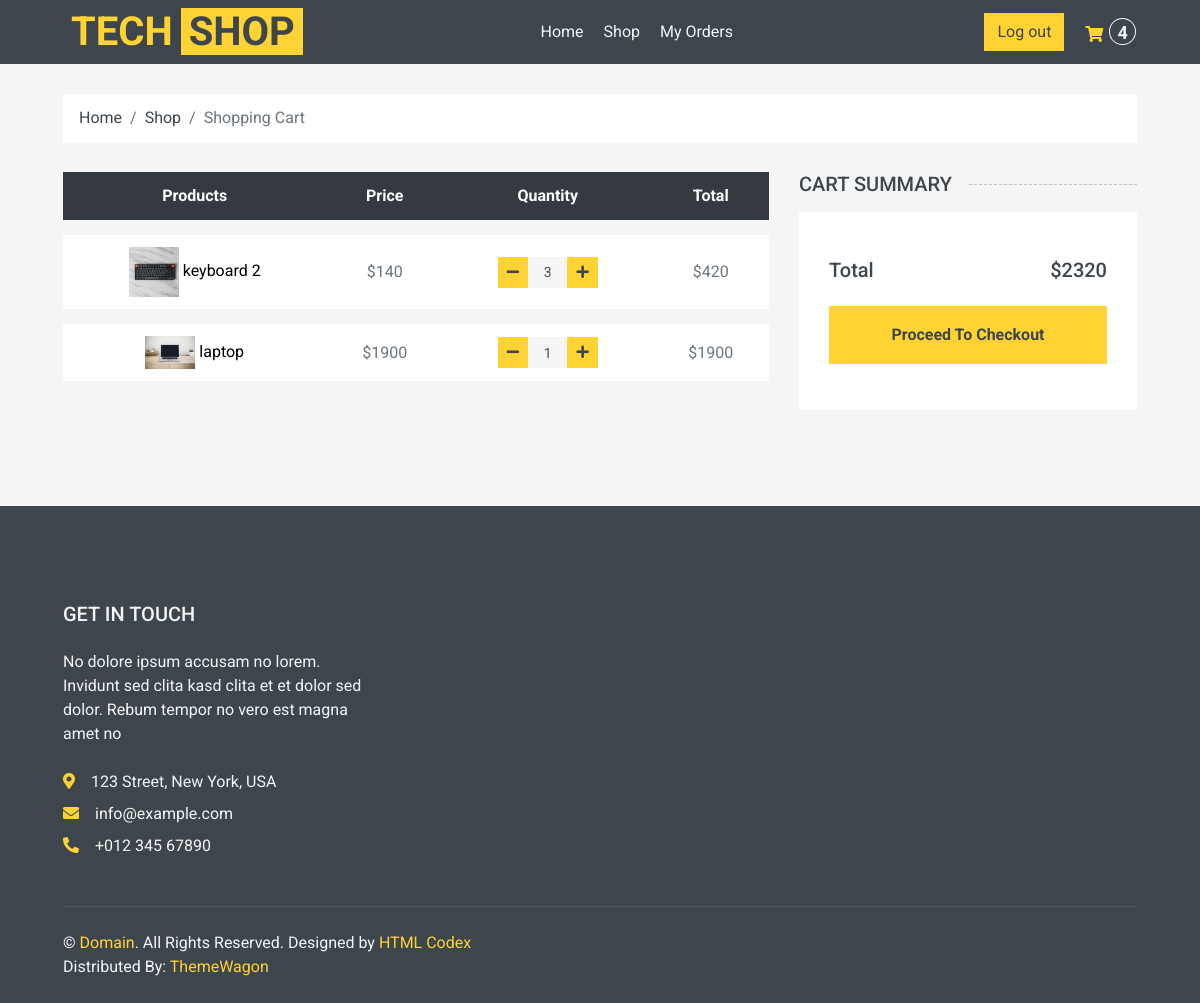
Page /cart (signed in) on the earlier database version.
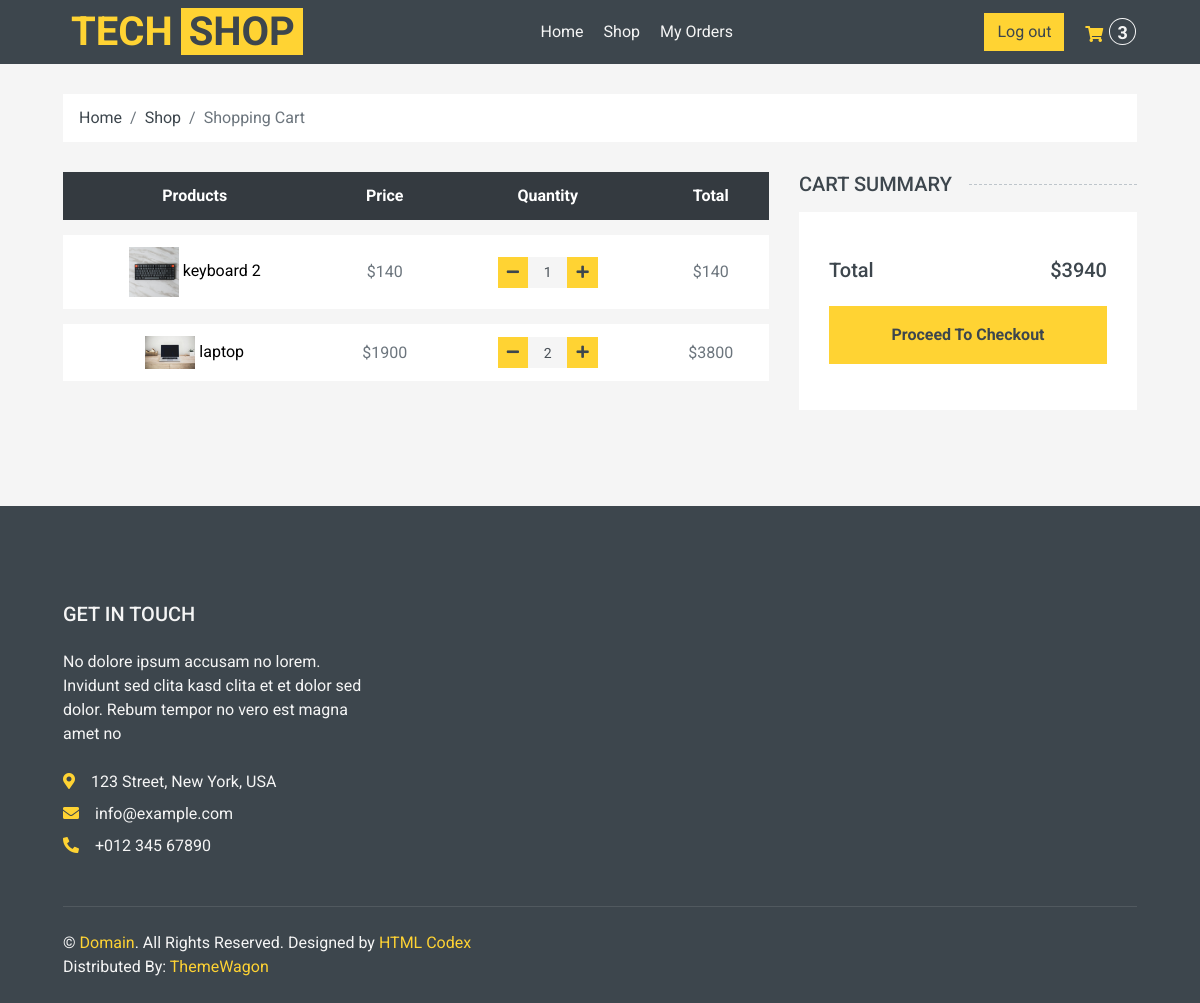
Same page on the later database version.
### shop/models.py (models this page shows, shortened)
class OrderItem(models.Model):
    order = models.ForeignKey("Order", on_delete = models.CASCADE)
    product = models.ForeignKey("Product", null = True, blank = True, on_delete = models.CASCADE )
    quantity = models.IntegerField()
    date_added = models.DateTimeField(auto_now = True, null = True, blank = True)
    @property
    def total_item_price(self):
        return self.product.price * self.quantity

class Product(models.Model):
    CATEGORY = (
    ("Tech", "Tech"),
    ("New", "New"),
    ("Popular", "Popular"),
    )
    default_description = """
    Eos no lorem eirmod diam diam, eos elitr et gubergren diam sea. Consetetur vero aliquyam invidunt duo dolores et duo sit. Vero diam ea vero et dolore rebum, dolor rebum eirmod consetetur invidunt sed sed et, lorem duo et eos elitr, sadipscing kasd ipsum rebum diam. Dolore diam stet rebum sed tempor kasd eirmod. Takimata kasd ipsum accusam sadipscing, eos dolores sit no ut diam consetetur duo justo est, sit sanctus diam tempor aliquyam eirmod nonumy rebum dolor accusam, ipsum kasd eos consetetur at sit rebum, diam kasd invidunt tempor lorem, ipsum lorem elitr sanctus eirmod takimata dolor ea invidunt.

    Dolore magna est eirmod sanctus dolor, amet diam et eirmod et ipsum. Amet dolore tempor consetetur sed lorem dolor sit lorem tempor. Gubergren amet amet labore sadipscing clita clita diam clita. Sea amet et sed ipsum lorem elitr et, amet et labore voluptua sit rebum. Ea erat sed et diam takimata sed justo. Magna takimata justo et amet magna et.
    """
    name = models.CharField(verbose_name = "название продукта" , max_length = 100)
    price = models.IntegerField(null = True, blank = True)
    description = models.TextField(default = default_description, blank = True)
    rating = models.IntegerField(null = True, blank = True)
    pic = models.ImageField(upload_to = "shop/%Y/%m", null = True, blank = True, default = "default_picture.png")
    added_at = models.DateTimeField(verbose_name = "Data of appearance", auto_now_add = True, null = True)
    category = models.CharField(max_length = 100, choices = CATEGORY)
    slug = models.SlugField(blank = True)

### shop/views.py (the view)
# urls.py: path('cart', Shop.cart, name = "cart"),
    def cart(request):
        user = request.user
        if request.user.is_authenticated:
            crt, created = Order.objects.get_or_create(customer = user, status = "Cart")
        else:
            crt, created = Order.objects.get_or_create(customer = None, status = "Cart")
        order_items = crt.orderitem_set.all()
        ctx = {
        "order_items" : order_items,
        "crt_total_quantity": crt.order_total_quantity,
        "crt_total_price": crt.order_total_price,
        }
        return render(request,"cart.html",ctx)

### shop/models.py (called while the page is built)
    @property
    def order_total_price(self):
        return sum([item.total_item_price for item in self.orderitem_set.all()])

    @property
    def order_total_quantity(self):
        return sum([item.quantity for item in self.orderitem_set.all()])

### templates/cart.html (shortened to what this page needs)
{%extends "main.html"%}
{%load static%}
{%block cart%}
    <div class="container-fluid">
        <div class="row px-xl-5">
            <div class="col-12">
                <nav class="breadcrumb bg-light mb-30">
                    <a class="breadcrumb-item text-dark" href="{%url 'index'%}">Home</a>
                    <a class="breadcrumb-item text-dark" href="{%url 'shop'%}">Shop</a>
                    <span class="breadcrumb-item active">Shopping Cart</span>
                </nav>
            </div>
        </div>
    </div>
    <div class="container-fluid">
        <div class="row px-xl-5">
            <div class="col-lg-8 table-responsive mb-5">
                <table class="table table-light table-borderless table-hover text-center mb-0">
                    <thead class="thead-dark">
                        <tr>
                            <th>Products</th>
                            <th>Price</th>
                            <th>Quantity</th>
                            <th>Total</th>
                        </tr>
                    </thead>
                    <tbody class="align-middle">
                        {% for item in order_items%}
                        <tr data-product_id_item ={{item.product.id}} >
                            <td class="align-middle">
                              <img src="{{item.product.pic.url}}" alt="" style="width: 50px;">
                               <a href="{%url 'detail' item.product.slug %}" style = "color:black;">{{item.product.name}}</a>
                            </td>
                            <td class="align-middle">${{item.product.price}} </td>
                            <td class="align-middle">
                                <div class="input-group quantity mx-auto" style="width: 100px;">
                                    <div class="input-group-btn">
                                        <button class="btn btn-sm btn-primary btn-minus change_cart_btn"  data-product_id = "{{item.product.id}}" data-action = "remove">
                                        <i class="fa fa-minus"></i>
                                        </button>
                                    </div>
                                    <input data-product_id_quantity ={{item.product.id}} type="text" class="form-control form-control-sm bg-secondary border-0 text-center" value="{{item.quantity}}">
                                    <div class="input-group-btn">
                                        <button class="btn btn-sm btn-primary btn-plus change_cart_btn"  data-product_id = "{{item.product.id}}" data-action = "add">
                                            <i class="fa fa-plus"></i>
                                        </button>
                                    </div>
                                </div>
                            </td>
                            <td class="align-middle" data-product_id_price ={{item.product.id}} >${{item.total_item_price}}</td>
                        </tr>
                        {% endfor %}
                    </tbody>
                </table>
            </div>
            <div class="col-lg-4">
                <h5 class="section-title position-relative text-uppercase mb-3"><span class="bg-secondary pr-3">Cart Summary</span></h5>
                <div class="bg-light p-30 mb-5">
                    <div class="pt-2">
                        <div class="d-flex justify-content-between mt-2">
                            <h5>Total</h5>
                            <h5 class = "crt_total_price">${{crt_total_price}}</h5>
                        </div>
                        <a class="btn btn-block btn-primary font-weight-bold my-3 py-3 proceed_to_checkout" href = "{%url 'checkout'%}" >Proceed To Checkout</a>
                    </div>
                </div>
            </div>
        </div>
    </div>
{%endblock%}

Differences in the rows shown:
changed OrderItem "keyboard 2": quantity "3" → "1"; total_item_price "420" → "140"
changed OrderItem "laptop": quantity "1" → "2"; total_item_price "1900" → "3800"
Other differences:
{{ crt_total_quantity }}: "4" → "3"
{{ crt_total_price }}: "2320" → "3940"
